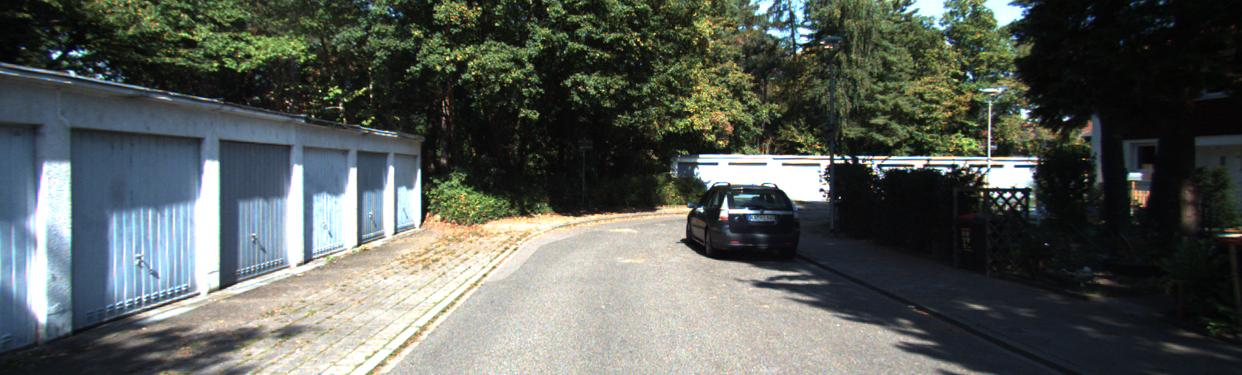
#> input picture a4/A4_files/000020_left.jpg, 1242 x 375 px
$ python q2.py
#> lines starting #> are read from the running program, lines starting #| are printed output that depends on the picture
import cv2
import numpy as np

img_l = cv2.imread("./000020_left.jpg", cv2.IMREAD_GRAYSCALE)
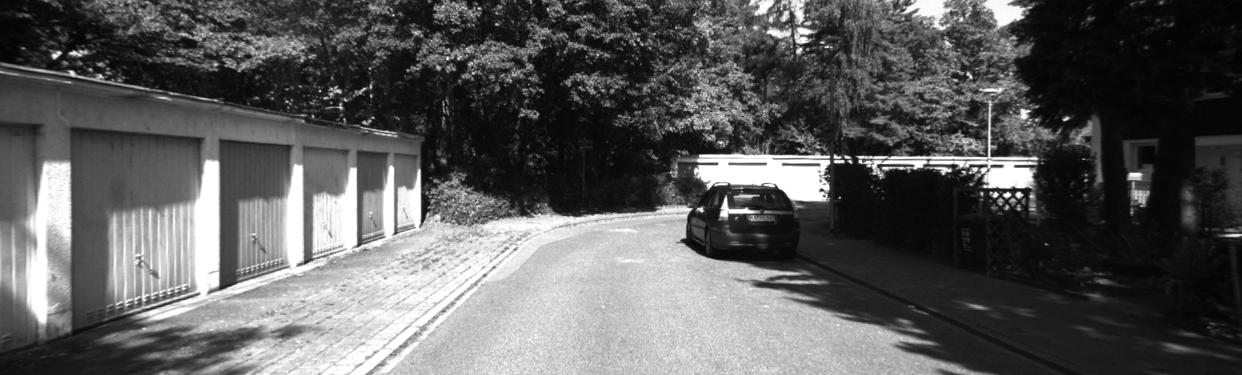
#> img_l: shape (375, 1242); min 0, max 255, mean 91
img_r = cv2.imread("./000020_right.jpg", cv2.IMREAD_GRAYSCALE)
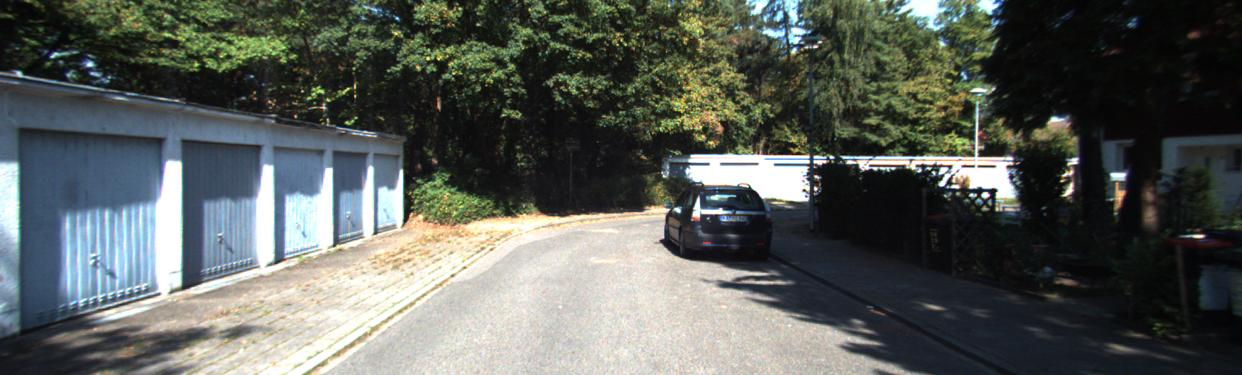
#> input picture a4/A4_files/000020_right.jpg, 1242 x 375 px
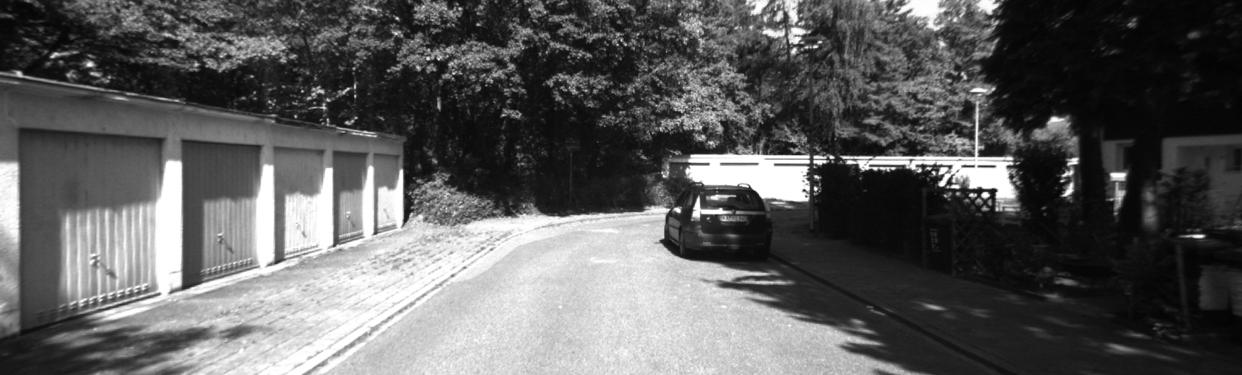
#> img_r: shape (375, 1242); min 0, max 255, mean 92.2

patch_size = 5
half_patch = patch_size // 2
remainder = patch_size % 2
search_pattern = 2  # one every 2 pixel

#> (the run stopped early here; a loop or call above may not have finished)
